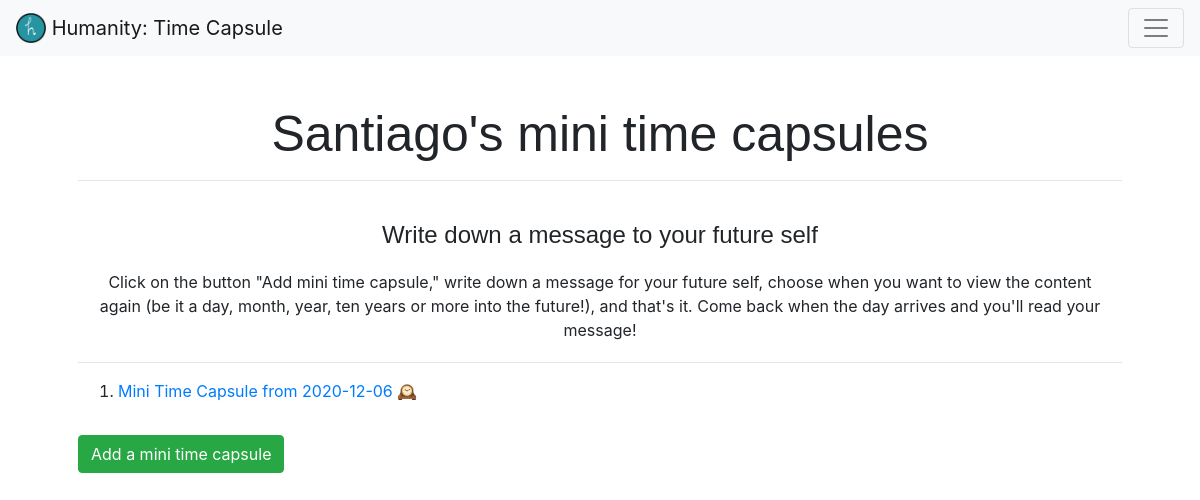
/minicapsule/ (signed in), run on an earlier commit of the app's database.
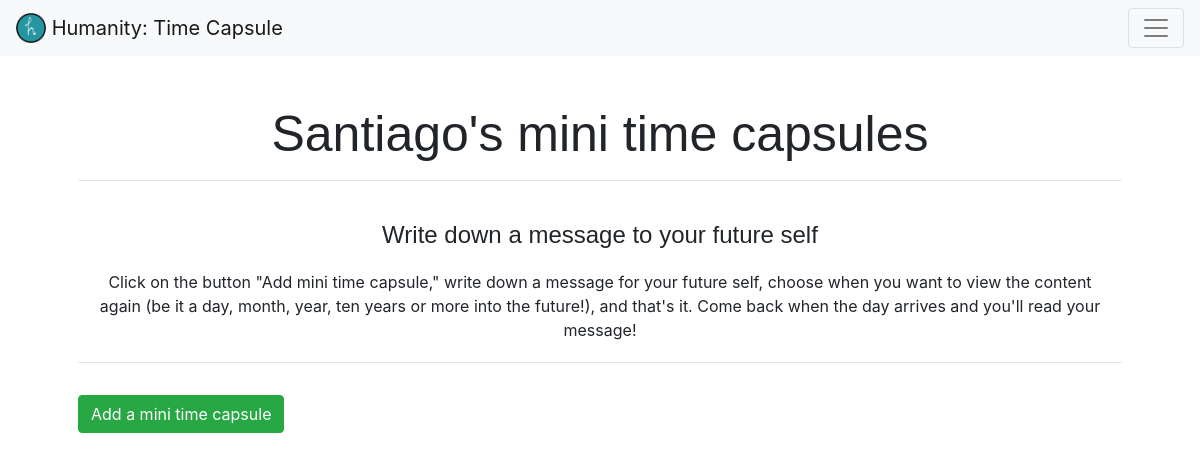
And on a later commit of the database.
### capsule/models.py (models this page shows)
class MiniCapsule(models.Model):
    user_id = models.IntegerField()
    content = models.TextField()
    date_added = models.DateField(auto_now_add=True)
    time = models.DateField()
    created = models.DateTimeField(auto_now_add=True, auto_now=False)
    class Meta:
        ordering = ('-created',)
    def __str__(self):
        return f'Mini Time Capsule from {self.date_added}'

### capsule/views.py (the view, shortened to what this page needs)
# urls.py: path('minicapsule/', views.mini_capsule, name='mini_capsule'),
@login_required
def mini_capsule(request):
    capsules = MiniCapsule.objects.filter(user_id=request.user.pk)
    today = date.today()
    day, month, year = int(today.strftime('%d')), int(today.strftime('%m')), int(today.strftime('%Y'))
    unlocked = []
    for capsule in capsules:
        if year > int(capsule.time.year):
            unlocked.append(capsule)
        else:
            if month > int(capsule.time.month):
                unlocked.append(capsule)
            elif month == int(capsule.time.month) and day >= int(capsule.time.day):
                unlocked.append(capsule)
    return render(request, 'capsule/mini.html', {
        'capsules': unlocked,
        'form': addMiniCapsule()
    })

### capsule/templates/capsule/mini.html (shortened to what this page needs)
{% extends "capsule/layout.html" %}
{% load crispy_forms_tags %}
{% block pageHeader %}
    <h1>{{ user.first_name }}'s mini time capsules</h1>
{% endblock %}
{% block body %}
    <h4> Write down a message to your future self</h4>
    <p class="general_info">
        Click on the button "Add mini time capsule," write down a message for your future self, choose when
        you want to view the content again (be it a day, month, year, ten years or more into the future!), and
        that's it. Come back when the day arrives and you'll read your message!
    </p>
    <hr>
    {% if capsules %}
        <ol>
            {% for capsule in capsules %}
                <li class="my-2">
                    <a href="{% url 'capsule:view_capsule' capsule.pk %}">{{ capsule }} &#128368;</a>
                </li>
            {% endfor %}
        </ol>
    {% endif %}
    <button type="button" class="btn btn-success my-3" data-toggle="modal" data-target="#addCapsule">
        Add a mini time capsule
    </button>
{% endblock %}

What changed in the data, as far as the page shows it:
removed MiniCapsule: date_added "Mini Time Capsule from 2020-12-06"
